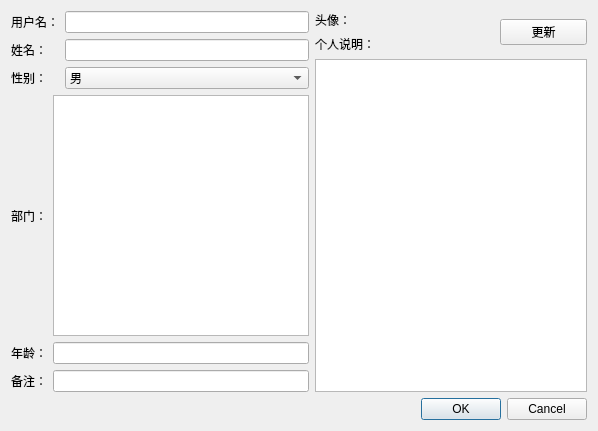
<?xml version="1.0" encoding="UTF-8"?>
<ui version="4.0">
 <class>Dialog</class>
 <widget class="QDialog" name="Dialog">
  <property name="geometry">
   <rect>
    <x>0</x>
    <y>0</y>
    <width>598</width>
    <height>431</height>
   </rect>
  </property>
  <property name="windowTitle">
   <string>Dialog</string>
  </property>
  <layout class="QHBoxLayout" name="horizontalLayout_8">
   <item>
    <layout class="QVBoxLayout" name="verticalLayout_7">
     <item>
      <layout class="QHBoxLayout" name="horizontalLayout_7">
       <item>
        <layout class="QVBoxLayout" name="verticalLayout_4">
         <item>
          <layout class="QVBoxLayout" name="verticalLayout_3">
           <item>
            <layout class="QHBoxLayout" name="horizontalLayout">
             <item>
              <layout class="QVBoxLayout" name="verticalLayout_2">
               <item>
                <widget class="QLabel" name="username_label">
                 <property name="text">
                  <string>用户名：</string>
                 </property>
                </widget>
               </item>
               <item>
                <widget class="QLabel" name="realname_label">
                 <property name="text">
                  <string>姓名：</string>
                 </property>
                </widget>
               </item>
               <item>
                <widget class="QLabel" name="sex_label">
                 <property name="text">
                  <string>性别：</string>
                 </property>
                </widget>
               </item>
              </layout>
             </item>
             <item>
              <layout class="QVBoxLayout" name="verticalLayout">
               <item>
                <widget class="QLineEdit" name="username_lineEdit"/>
               </item>
               <item>
                <widget class="QLineEdit" name="realname_lineEdit"/>
               </item>
               <item>
                <widget class="QComboBox" name="sex_comboBox">
                 <item>
                  <property name="text">
                   <string>男</string>
                  </property>
                 </item>
                 <item>
                  <property name="text">
                   <string>女</string>
                  </property>
                 </item>
                </widget>
               </item>
              </layout>
             </item>
            </layout>
           </item>
           <item>
            <layout class="QHBoxLayout" name="horizontalLayout_2">
             <item>
              <widget class="QLabel" name="office_label">
               <property name="text">
                <string>部门：</string>
               </property>
              </widget>
             </item>
             <item>
              <widget class="QTextEdit" name="office_textEdit"/>
             </item>
            </layout>
           </item>
           <item>
            <layout class="QHBoxLayout" name="horizontalLayout_3"/>
           </item>
           <item>
            <layout class="QHBoxLayout" name="horizontalLayout_4">
             <item>
              <widget class="QLabel" name="age_label">
               <property name="text">
                <string>年龄：</string>
               </property>
              </widget>
             </item>
             <item>
              <widget class="QLineEdit" name="age_lineEdit"/>
             </item>
            </layout>
           </item>
          </layout>
         </item>
         <item>
          <layout class="QHBoxLayout" name="horizontalLayout_5">
           <item>
            <widget class="QLabel" name="other_label">
             <property name="text">
              <string>备注：</string>
             </property>
            </widget>
           </item>
           <item>
            <widget class="QLineEdit" name="other_lineEdit">
             <property name="text">
              <string/>
             </property>
            </widget>
           </item>
          </layout>
         </item>
        </layout>
       </item>
       <item>
        <layout class="QVBoxLayout" name="verticalLayout_6">
         <item>
          <layout class="QHBoxLayout" name="horizontalLayout_6">
           <item>
            <layout class="QVBoxLayout" name="verticalLayout_5">
             <item>
              <widget class="QLabel" name="face_label">
               <property name="text">
                <string>头像：</string>
               </property>
              </widget>
             </item>
             <item>
              <widget class="QLabel" name="info_label">
               <property name="text">
                <string>个人说明：</string>
               </property>
              </widget>
             </item>
            </layout>
           </item>
           <item>
            <widget class="QLabel" name="icon_label">
             <property name="text">
              <string/>
             </property>
             <property name="pixmap">
              <pixmap resource="images.qrc">:/icons/2.JPG</pixmap>
             </property>
             <property name="scaledContents">
              <bool>false</bool>
             </property>
             <property name="wordWrap">
              <bool>false</bool>
             </property>
             <property name="margin">
              <number>15</number>
             </property>
            </widget>
           </item>
           <item>
            <widget class="QPushButton" name="update_pushButton">
             <property name="text">
              <string>更新</string>
             </property>
            </widget>
           </item>
          </layout>
         </item>
         <item>
          <widget class="QTextEdit" name="info_textEdit"/>
         </item>
        </layout>
       </item>
      </layout>
     </item>
     <item>
      <widget class="QDialogButtonBox" name="buttonBox">
       <property name="orientation">
        <enum>Qt::Horizontal</enum>
       </property>
       <property name="standardButtons">
        <set>QDialogButtonBox::Cancel|QDialogButtonBox::Ok</set>
       </property>
      </widget>
     </item>
    </layout>
   </item>
  </layout>
 </widget>
 <resources>
  <include location="images.qrc"/>
 </resources>
 <connections>
  <connection>
   <sender>buttonBox</sender>
   <signal>accepted()</signal>
   <receiver>Dialog</receiver>
   <slot>accept()</slot>
   <hints>
    <hint type="sourcelabel">
     <x>248</x>
     <y>254</y>
    </hint>
    <hint type="destinationlabel">
     <x>157</x>
     <y>274</y>
    </hint>
   </hints>
  </connection>
  <connection>
   <sender>buttonBox</sender>
   <signal>rejected()</signal>
   <receiver>Dialog</receiver>
   <slot>reject()</slot>
   <hints>
    <hint type="sourcelabel">
     <x>316</x>
     <y>260</y>
    </hint>
    <hint type="destinationlabel">
     <x>286</x>
     <y>274</y>
    </hint>
   </hints>
  </connection>
 </connections>
</ui>
